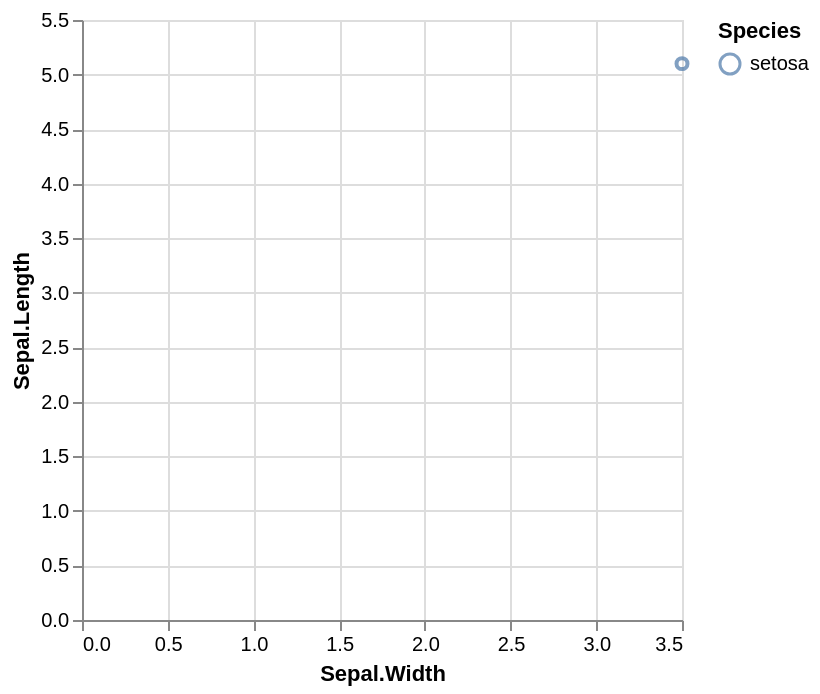

Describe this chart as a Vega-Lite specification.
### Vega-Lite specification from a JSON file in a GitHub repository (floating-point values rounded to 4 significant figures)
{"$schema": "https://vega.github.io/schema/vega-lite/v3.json", "datasets": {"data-00": [{"Sepal.Length": 5.1, "Sepal.Width": 3.5, "Petal.Length": 1.4, "Petal.Width": 0.2, "Species": "setosa"}]}, "layer": [{"data": {"name": "data-00"}, "mark": {"type": "point"}, "encoding": {"x": {"field": "Sepal\\.Width", "type": "quantitative", "title": "Sepal.Width"}, "y": {"field": "Sepal\\.Length", "type": "quantitative", "title": "Sepal.Length"}, "stroke": {"field": "Species", "type": "nominal", "title": "Species"}}}]}
